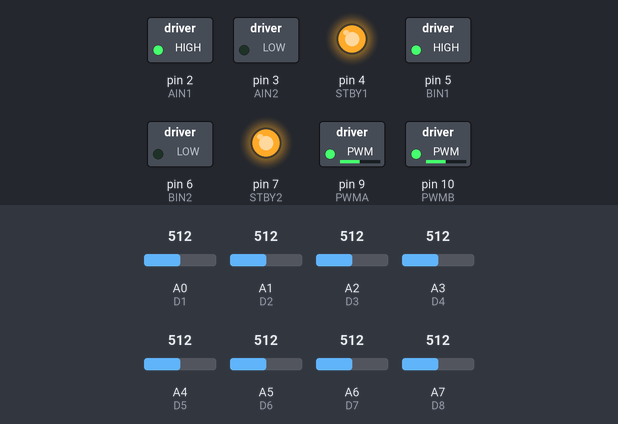
A sketch run on a simulated Arduino Nano, built with avr-gcc and run on an emulated ATmega328P. On the bench: switched loads named in the sketch (green lamp = pin HIGH), output pins drawn as LEDs (lit = HIGH). The test bench sets the inputs (shaded band); at power-on: A0 (D1) = 512, A4 (D5) = 512, A7 (D8) = 512, A1 (D2) = 512, A2 (D3) = 512, A3 (D4) = 512, A5 (D6) = 512, A6 (D7) = 512.

Above: at 1.2 s.
1.3 s: A0 (D1) set to 792
2.8 s: A0 (D1) set to 813
At 3.7 s:
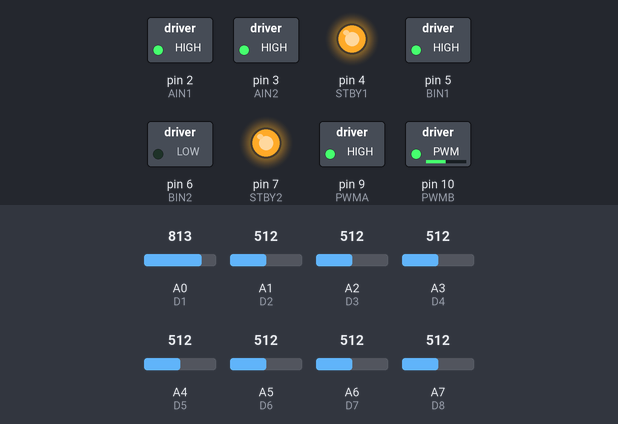
4.3 s: A4 (D5) set to 791
5.8 s: A4 (D5) set to 807
At 7.0 s:
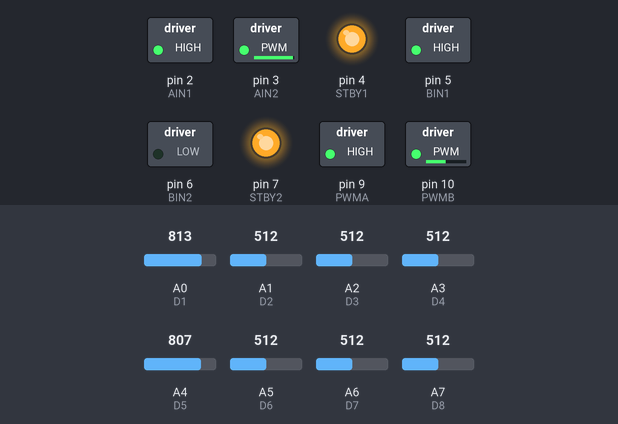
7.3 s: A7 (D8) set to 785
8.8 s: A7 (D8) set to 818
At 9.9 s:
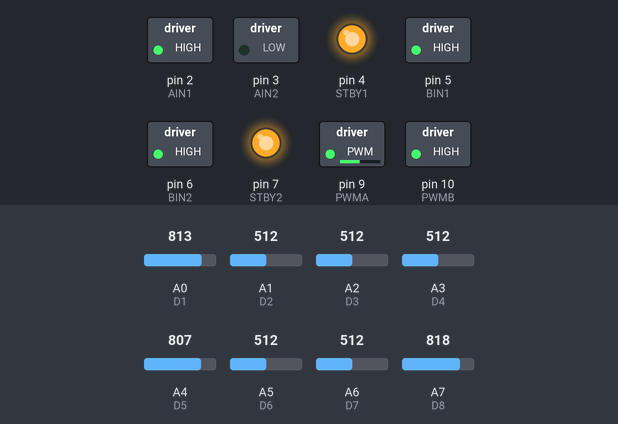
Timing chart, 0 to 11.3 s (numbered marks = the images above; inputs shaded):
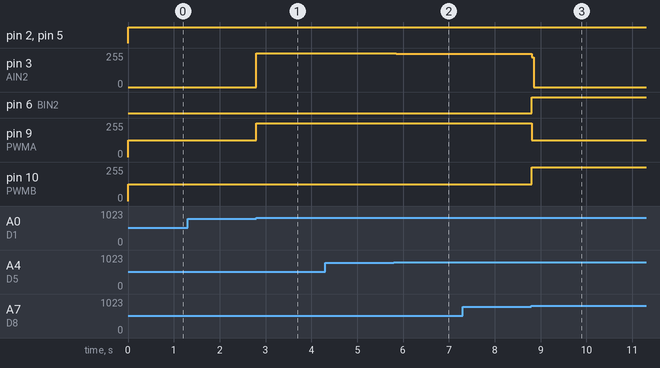

Measured:
- the behaviour switches between 800 and 801 on A0 (D1) (found by bisection; images 0 and 1)
- the behaviour switches between 800 and 801 on A7 (D8) (found by bisection; images 2 and 3)
- after the input at 1.3 s, every drawn part: stays the same
- after the input at 2.8 s, pin 3 (AIN2): 0/255 → 255/255 at once; pin 9 (PWMA): 125/255 → 255/255 at once
- after the input at 4.3 s, every drawn part: stays the same
- after the input at 5.8 s, pin 3 (AIN2): 255/255 → 248/255 after 0.05 s

The sketch:

robot2.0.ino
```cpp
#define D1 A0
#define D2 A1
#define D3 A2
#define D4 A3
#define D5 A4
#define D6 A5
#define D7 A6
#define D8 A7

#define AIN1 2
#define AIN2 3
#define STBY1 4
#define BIN1 5
#define BIN2 6
#define STBY2 7
#define PWMA 9
#define PWMB 10

int a;
int k;
int d = 30;
int black = 800;
int mid_sp = 125;
int max_sp = 125;
int flag = 0;
int i;
float P;
float I;
float D;
float Kp = 22;//22
float Ki = 0.8;//0.8
float Kd = 40;//40
float Kk = 0.005;//0.005
float PID_value;
int error1;
int previous_error;


void setup() {
  pinMode(AIN1 , OUTPUT);
  pinMode(AIN2, OUTPUT);
  pinMode(STBY1, OUTPUT);
  pinMode(BIN1, OUTPUT);
  pinMode(BIN2, OUTPUT);
  pinMode(STBY2, OUTPUT);
  pinMode(PWMA, OUTPUT);
  pinMode(PWMB, OUTPUT);
  digitalWrite(STBY1, HIGH);
  digitalWrite(STBY2, HIGH);
  //digitalWrite(PWMA, HIGH);
  //digitalWrite(PWMB, HIGH);
  /*digitalWrite(AIN1, HIGH);
    digitalWrite(BIN1, HIGH);
    digitalWrite(AIN2, LOW);
    digitalWrite(BIN2, LOW);*/
  Serial.begin(9600);
}

void loop() {
  if (flag == 0) {

    if (analogRead(D7) > black) {
      k = 3;
    }
    if (analogRead(D6) > black) {
      k = 2;
    }
    if (analogRead(D5) > black) {
      k = 1;
    }
    if (analogRead(D4) > black && analogRead(D5) > black) {
      k = 0;
    }
    if (analogRead(D4) > black) {
      k = -1;
    }
    if (analogRead(D3) > black) {
      k = -2;
    }
    if (analogRead(D2) > black) {
      k = -3;
    }
    if (analogRead(D1) > black) {
      k = -4;
      flag = 1;
    }
    if (analogRead(D8) > black) {
      k = 4;
      flag = 1;
    }

    if (analogRead(D1) > black) {
      i++;
    }
    if (analogRead(D2) > black) {
      i++;
    }
    if (analogRead(D3) > black) {
      i++;
    }
    if (analogRead(D4) > black) {
      i++;
    }
    if (analogRead(D5) > black) {
      i++;
    }
    if (analogRead(D6) > black) {
      i++;
    }
    if (analogRead(D7) > black) {
      i++;
    }
    if (analogRead(D8) > black) {
      i++;
    }
    if (i >= 5) {
      a++;
      if (a > 2) {
        flag = 2;
      }
    }
    i = 0;

    error1 = k;
    P = error1;
    I = I + error1;
    D = error1 - previous_error;
    PID_value = (Kp * P) + (Ki * I) + (Kd * D) + (Kk * pow(error1, 3));
    I = error1;
    previous_error = error1;

    if (mid_sp + PID_value > 254) {
      mid_sp = 0;
      PID_value = 254;
    }
    if (mid_sp - PID_value < 1) {
      mid_sp = 0;
      PID_value = 0;
    }

    digitalWrite(AIN1, HIGH);
    digitalWrite(BIN1, HIGH);
    digitalWrite(AIN2, LOW);
    digitalWrite(BIN2, LOW);
    analogWrite(PWMA, mid_sp + PID_value);
    analogWrite(PWMB, mid_sp - PID_value);
  }

  if (flag == 1) {
    if (k == -4) {
      digitalWrite(AIN1, HIGH);//
      digitalWrite(AIN2, HIGH);
      digitalWrite(BIN1, HIGH);
      digitalWrite(BIN2, LOW);
      analogWrite(PWMA, 255);
      analogWrite(PWMB, max_sp);
      if (analogRead(D5) > black) {
        flag = 0;
      }
    }
    //Serial.println(analogRead(D5));
    if (k == 4) {
      digitalWrite(AIN1, HIGH);//
      digitalWrite(AIN2, LOW);
      digitalWrite(BIN1, HIGH);
      digitalWrite(BIN2, HIGH);
      analogWrite(PWMA, max_sp);
      analogWrite(PWMB, 255);
      if (analogRead(D4) > black) {
        flag = 0;
      }
    }
  }
  if (flag == 2) {
    //Serial.println(i);
    analogWrite(PWMA, mid_sp);
    analogWrite(PWMB, mid_sp);
    delay(100);
    flag = 0;
  }
}
```
